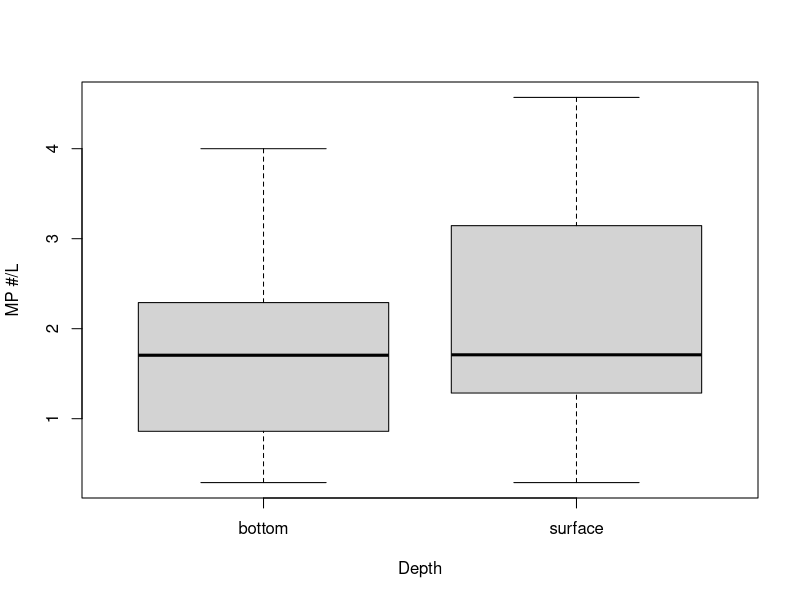
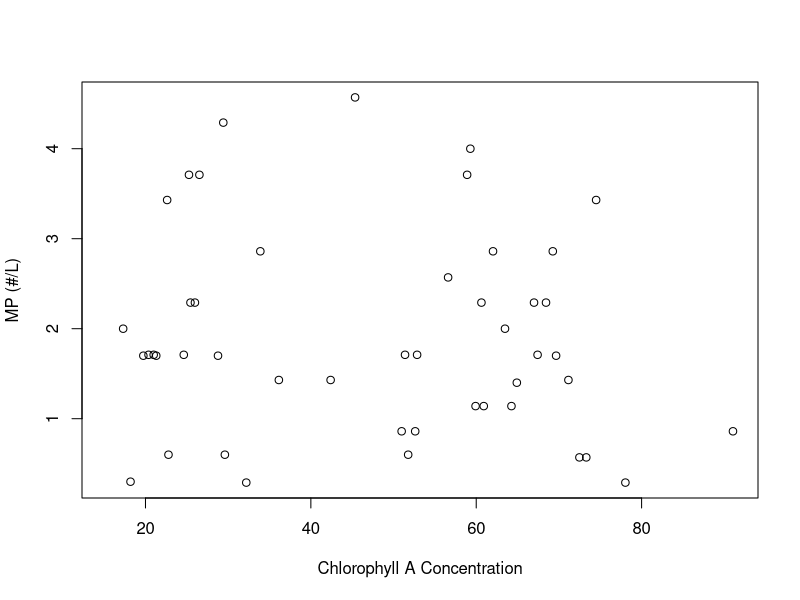
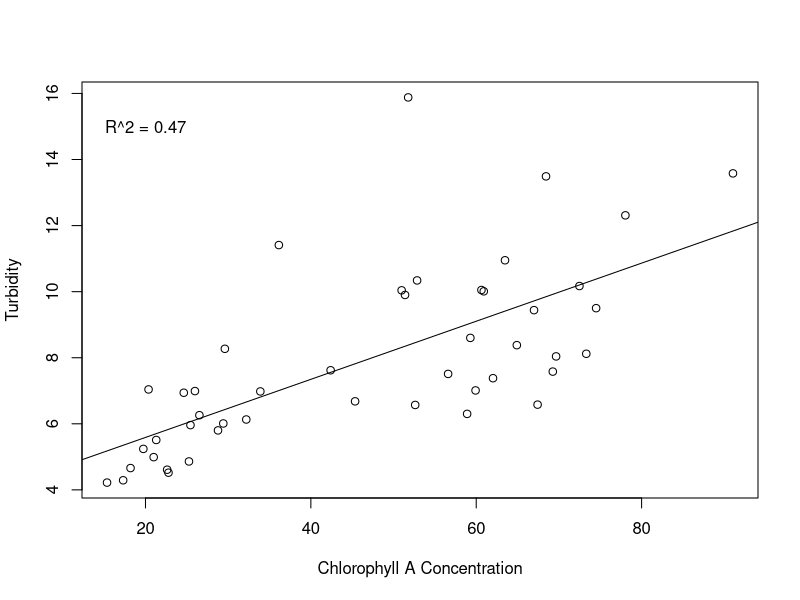
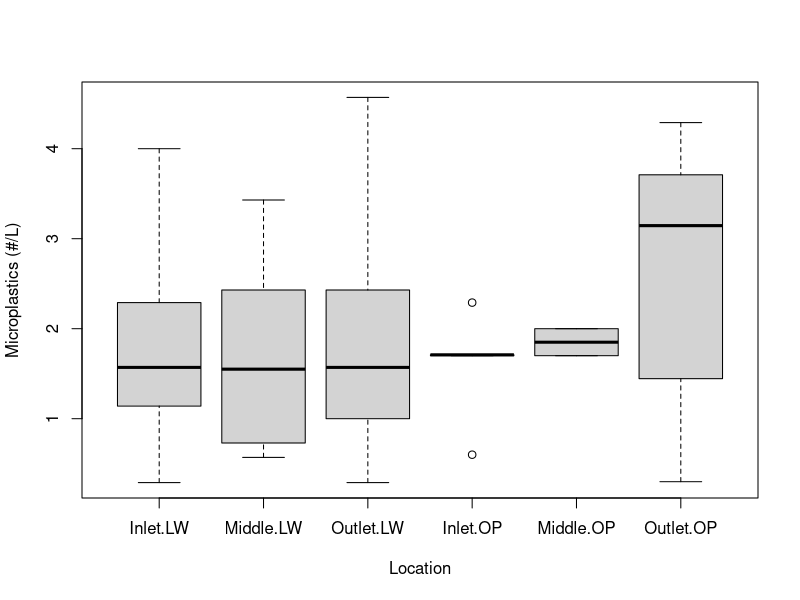
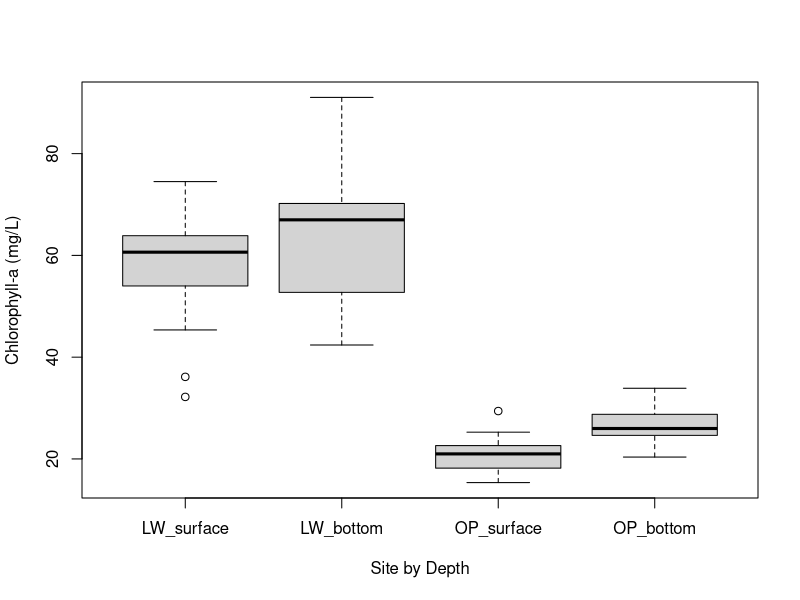
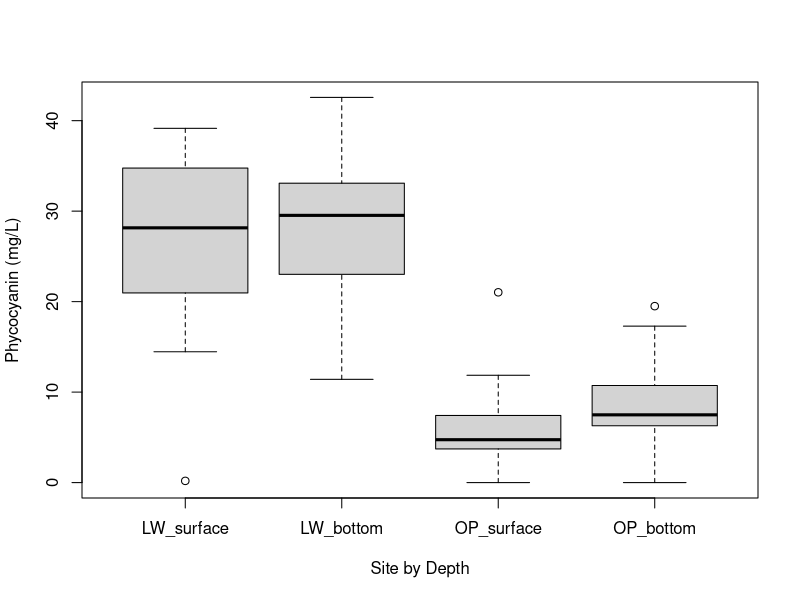
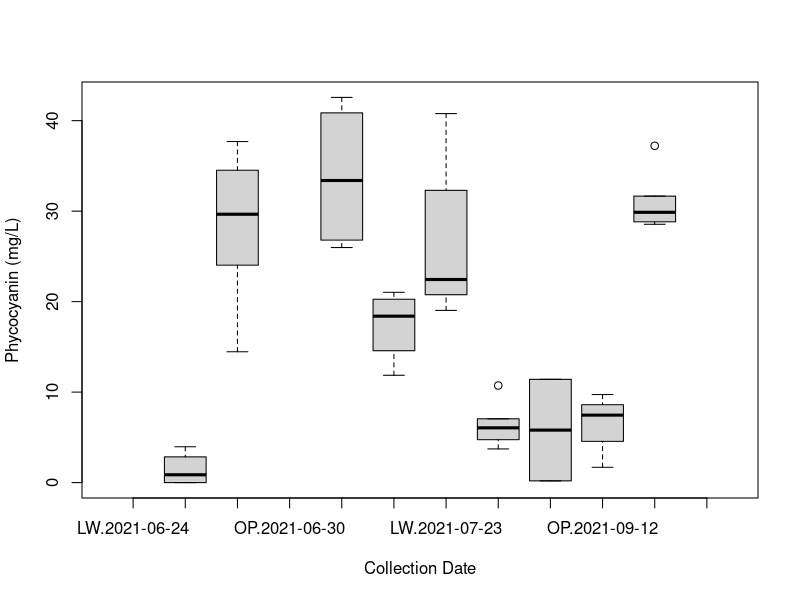
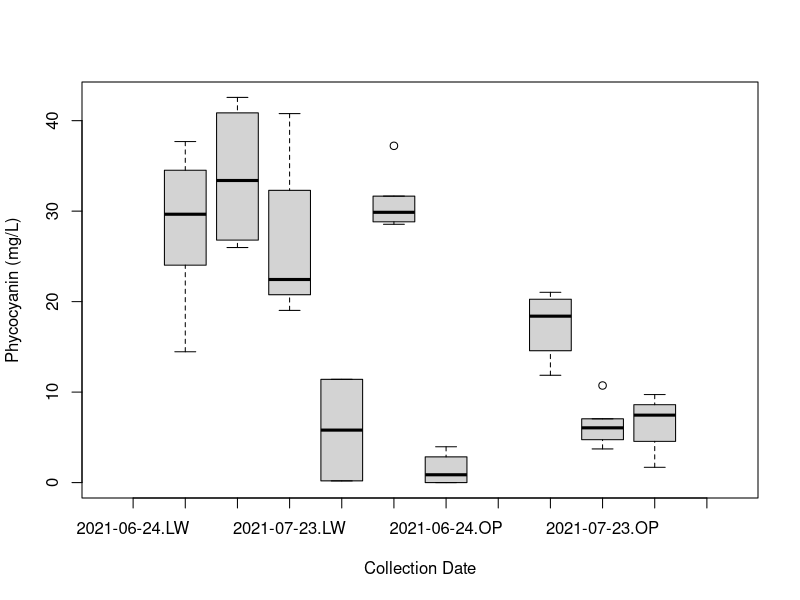

The R source for these figures, in order:
## ---- chunk 1
library(vegan)
library(ggplot2)
library(gridExtra)
library(scatterplot3d)
## ---- chunk 2
  library(knitr)
  opts_knit$set(root.dir='../')
## ---- chunk 3
#when i compile, drop the first dot in the one below
MP_algae <- read.csv("../data/MP_Algaedata_JMP.csv")

MP_algae
## ---- chunk 4
boxplot(MP...L ~ Depth, data = MP_algae, xlab = "Depth", ylab = "MP #/L")

## ---- chunk 5
plot(MP...L ~ Chlorohpyll.A.Concentration..µg.L., data = MP_algae, xlab = "Chlorophyll A Concentration", ylab = "MP (#/L)")
## ---- chunk 6
depth_mod = lm(MP...L ~ Depth, data = MP_algae)
depth_mod
## ---- chunk 7
summary(depth_mod)
## ---- chunk 8
names(MP_algae) <- c("Date", "Mon", "Samp", "Site", "Loc", "Depth", "Chla", "MP", "TDN", "Phyco", "Turb", "Phyco-Chla" )
## ---- chunk 9
Turb_by_Chla_mod <- lm(Turb ~ Chla, data = MP_algae)
plot(Turb ~ Chla, data = MP_algae, xlab = "Chlorophyll A Concentration", ylab = "Turbidity")
abline(Turb_by_Chla_mod)
text(20, 15, paste('R^2 =', round(summary(Turb_by_Chla_mod)$r.squ, 2)))
## ---- chunk 10
boxplot(MP ~ Loc + Site, data = MP_algae, xlab = "Location", ylab = "Microplastics (#/L)")
#how can i get the last label to show up?
## ---- chunk 11
loc_mod = lm(MP ~ Loc, data = MP_algae)
loc_mod
#is this the right kind of model to make to fit this data??
## ---- chunk 12
summary(loc_mod)

## ---- chunk 13
MP_algae$site_dp <- with(MP_algae, paste(Site, Depth, sep='_'))
MP_algae$site_dp <- factor(MP_algae$site_dp, 
                           levels = c('LW_surface', 'LW_bottom', 'OP_surface', 'OP_bottom'))

boxplot(Chla ~ site_dp , data = MP_algae, xlab = "Site by Depth", ylab = "Chlorophyll-a (mg/L)")

#is there a way to make the graph show LW together and OP together
#maybe make a grouped ggplot box plot
## ---- chunk 14
boxplot(Phyco ~ site_dp , data = MP_algae, xlab = "Site by Depth", ylab = "Phycocyanin (mg/L)")

## ---- chunk 15
#phyco_n <- as.numeric("Phyco")

MP_algae$Date <- as.Date(MP_algae$Date, format = "%m/%d/%y") 
#  factor(MP_algae$Date)
MP_algae$Site <- as.factor(MP_algae$Site)

boxplot(Phyco ~ Site + Date, data = MP_algae, xlab = "Collection Date", ylab = "Phycocyanin (mg/L)")
boxplot(Phyco ~ Date + Site, data = MP_algae, xlab = "Collection Date", ylab = "Phycocyanin (mg/L)")
plot(Phyco ~ Date, data = MP_algae)
ggplot(data = MP_algae, aes(Date, Phyco)) + 
  geom_point(aes(col = Site)) + 
  geom_smooth(aes(col = Site)) + 
  geom_hline(yintercept = 10, aes(col = 'black'))

## ---- chunk 16
boxplot(MP ~ site_dp , data = MP_algae, xlab = "Site by Depth", ylab = "Microplastics (#/L)")
## ---- chunk 17
Chla_by_TDN_mod <- lm(Chla ~ TDN, data = MP_algae)
summary(Chla_by_TDN_mod)
plot(Chla ~ TDN, data = MP_algae, xlab = "Total Dissolved Nitrogen", ylab = "Chlorophyll-a Concentration (mg/L)")
abline(Chla_by_TDN_mod)
